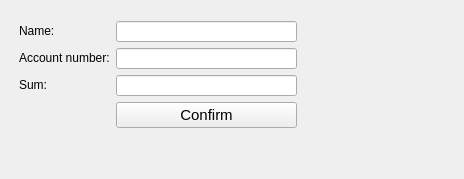
            <widget class="QWidget" name="PaymentPage">
             <layout class="QGridLayout" name="gridLayout_12">
              <item row="0" column="0">
               <layout class="QGridLayout" name="gridLayout_11">
                <item row="4" column="2">
                 <widget class="QPushButton" name="payment_confirm_button">
                  <property name="font">
                   <font>
                    <pointsize>11</pointsize>
                   </font>
                  </property>
                  <property name="text">
                   <string>Confirm</string>
                  </property>
                 </widget>
                </item>
                <item row="2" column="3">
                 <spacer name="horizontalSpacer_14">
                  <property name="orientation">
                   <enum>Qt::Horizontal</enum>
                  </property>
                  <property name="sizeHint" stdset="0">
                   <size>
                    <width>40</width>
                    <height>20</height>
                   </size>
                  </property>
                 </spacer>
                </item>
                <item row="3" column="1">
                 <widget class="QLabel" name="payment_sum_label">
                  <property name="minimumSize">
                   <size>
                    <width>91</width>
                    <height>20</height>
                   </size>
                  </property>
                  <property name="maximumSize">
                   <size>
                    <width>91</width>
                    <height>20</height>
                   </size>
                  </property>
                  <property name="text">
                   <string>Sum:</string>
                  </property>
                  <property name="alignment">
                   <set>Qt::AlignLeading|Qt::AlignLeft|Qt::AlignVCenter</set>
                  </property>
                 </widget>
                </item>
                <item row="2" column="1">
                 <widget class="QLabel" name="payment_accnum_label">
                  <property name="minimumSize">
                   <size>
                    <width>91</width>
                    <height>20</height>
                   </size>
                  </property>
                  <property name="maximumSize">
                   <size>
                    <width>91</width>
                    <height>20</height>
                   </size>
                  </property>
                  <property name="text">
                   <string>Account number:</string>
                  </property>
                  <property name="alignment">
                   <set>Qt::AlignLeading|Qt::AlignLeft|Qt::AlignVCenter</set>
                  </property>
                 </widget>
                </item>
                <item row="3" column="2">
                 <widget class="QLineEdit" name="payment_sum_line">
                  <property name="sizePolicy">
                   <sizepolicy hsizetype="Maximum" vsizetype="Maximum">
                    <horstretch>0</horstretch>
                    <verstretch>0</verstretch>
                   </sizepolicy>
                  </property>
                  <property name="minimumSize">
                   <size>
                    <width>181</width>
                    <height>21</height>
                   </size>
                  </property>
                  <property name="maximumSize">
                   <size>
                    <width>181</width>
                    <height>21</height>
                   </size>
                  </property>
                 </widget>
                </item>
                <item row="1" column="1">
                 <widget class="QLabel" name="payment_name_label">
                  <property name="minimumSize">
                   <size>
                    <width>91</width>
                    <height>20</height>
                   </size>
                  </property>
                  <property name="maximumSize">
                   <size>
                    <width>91</width>
                    <height>20</height>
                   </size>
                  </property>
                  <property name="text">
                   <string>Name:</string>
                  </property>
                  <property name="alignment">
                   <set>Qt::AlignLeading|Qt::AlignLeft|Qt::AlignVCenter</set>
                  </property>
                 </widget>
                </item>
                <item row="1" column="2">
                 <widget class="QLineEdit" name="payment_name_line">
                  <property name="sizePolicy">
                   <sizepolicy hsizetype="Maximum" vsizetype="Maximum">
                    <horstretch>0</horstretch>
                    <verstretch>0</verstretch>
                   </sizepolicy>
                  </property>
                  <property name="minimumSize">
                   <size>
                    <width>181</width>
                    <height>21</height>
                   </size>
                  </property>
                  <property name="maximumSize">
                   <size>
                    <width>181</width>
                    <height>21</height>
                   </size>
                  </property>
                 </widget>
                </item>
                <item row="0" column="2">
                 <spacer name="verticalSpacer_10">
                  <property name="orientation">
                   <enum>Qt::Vertical</enum>
                  </property>
                  <property name="sizeType">
                   <enum>QSizePolicy::Expanding</enum>
                  </property>
                  <property name="sizeHint" stdset="0">
                   <size>
                    <width>20</width>
                    <height>10</height>
                   </size>
                  </property>
                 </spacer>
                </item>
                <item row="5" column="2">
                 <spacer name="verticalSpacer_11">
                  <property name="orientation">
                   <enum>Qt::Vertical</enum>
                  </property>
                  <property name="sizeHint" stdset="0">
                   <size>
                    <width>20</width>
                    <height>40</height>
                   </size>
                  </property>
                 </spacer>
                </item>
                <item row="3" column="0">
                 <spacer name="horizontalSpacer_13">
                  <property name="orientation">
                   <enum>Qt::Horizontal</enum>
                  </property>
                  <property name="sizeType">
                   <enum>QSizePolicy::Expanding</enum>
                  </property>
                  <property name="sizeHint" stdset="0">
                   <size>
                    <width>8</width>
                    <height>20</height>
                   </size>
                  </property>
                 </spacer>
                </item>
                <item row="2" column="2">
                 <widget class="QLineEdit" name="payment_accnum_line">
                  <property name="sizePolicy">
                   <sizepolicy hsizetype="Maximum" vsizetype="Maximum">
                    <horstretch>0</horstretch>
                    <verstretch>0</verstretch>
                   </sizepolicy>
                  </property>
                  <property name="minimumSize">
                   <size>
                    <width>181</width>
                    <height>21</height>
                   </size>
                  </property>
                  <property name="maximumSize">
                   <size>
                    <width>181</width>
                    <height>21</height>
                   </size>
                  </property>
                 </widget>
                </item>
                <item row="2" column="4">
                 <spacer name="horizontalSpacer_19">
                  <property name="orientation">
                   <enum>Qt::Horizontal</enum>
                  </property>
                  <property name="sizeType">
                   <enum>QSizePolicy::Fixed</enum>
                  </property>
                  <property name="sizeHint" stdset="0">
                   <size>
                    <width>116</width>
                    <height>20</height>
                   </size>
                  </property>
                 </spacer>
                </item>
               </layout>
              </item>
             </layout>
            </widget>
